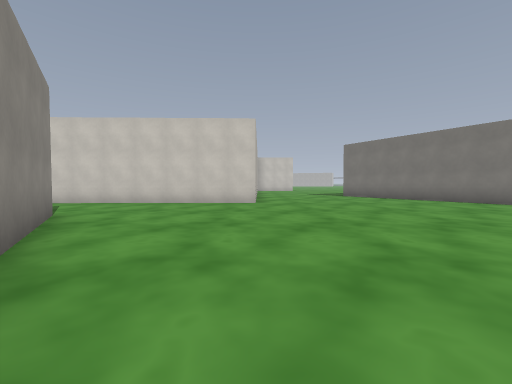
view 1 (above)

24 first-person views from a walk through a level from a Godot 3-D game. The camera is 1.3 m above the floor, tilts 2° down and sees 90° across. The floor is counted in squares, 2 m on a side. Each view is taken from the middle of a square. On the plan, view 1 faces up. The plan holds only what a view shows up to about 9 squares ahead; the rest is blank. The place goes on beyond the plan.

view 2
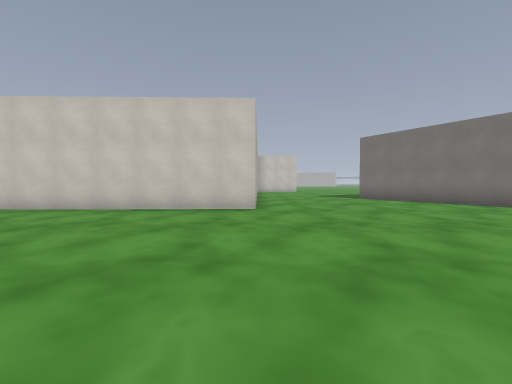

view 3
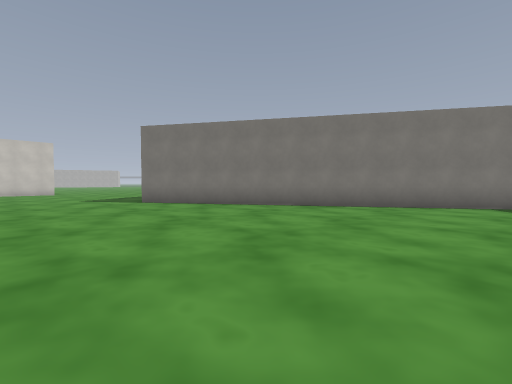

view 4
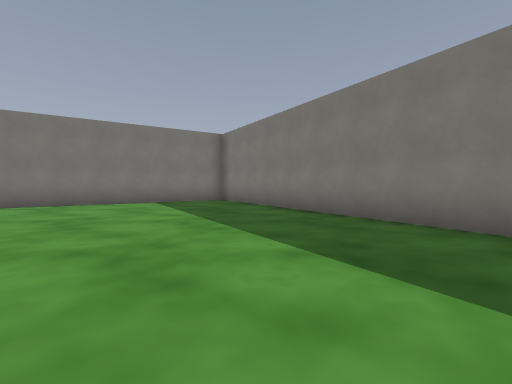

view 5
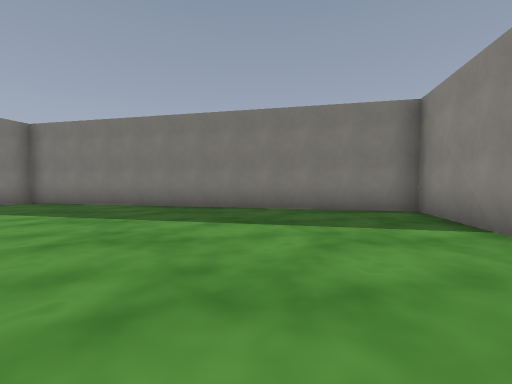

view 6
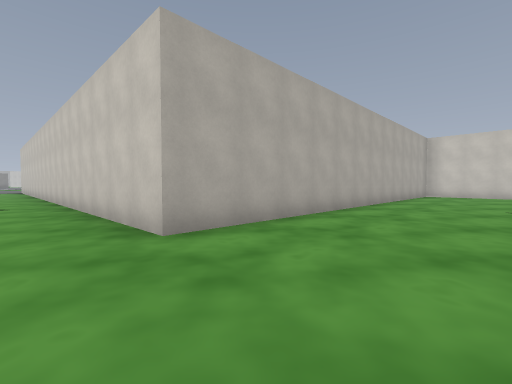

view 7
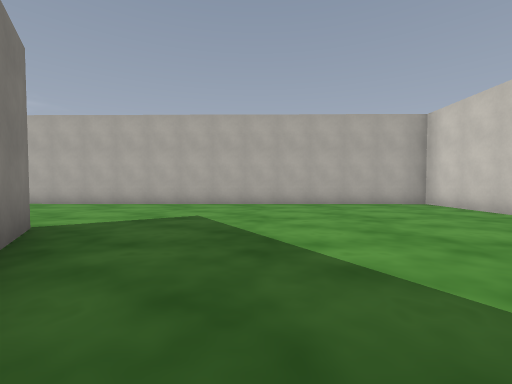

view 8
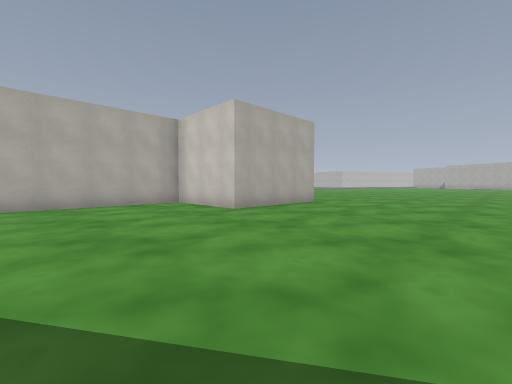

view 9
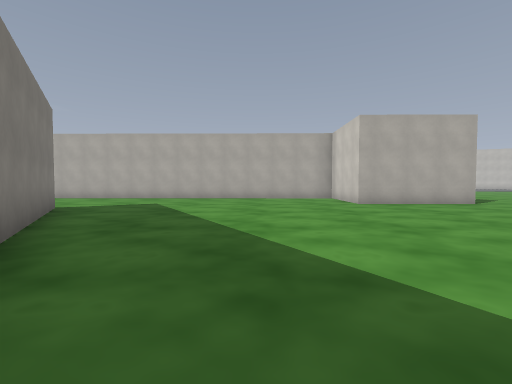

view 10
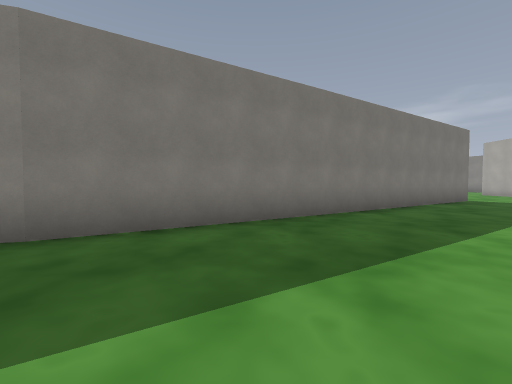

view 11
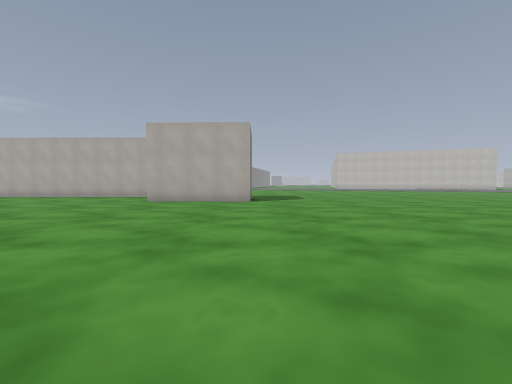

view 12
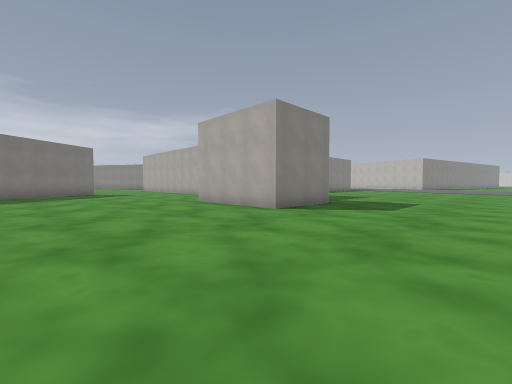

view 13
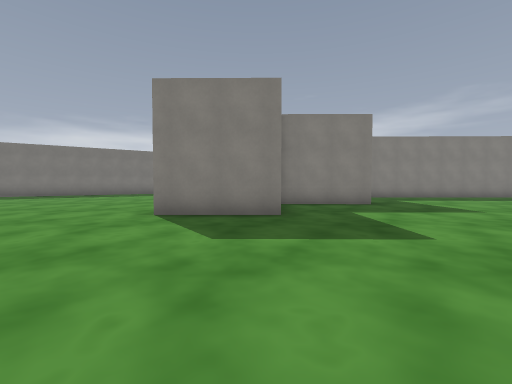

view 14
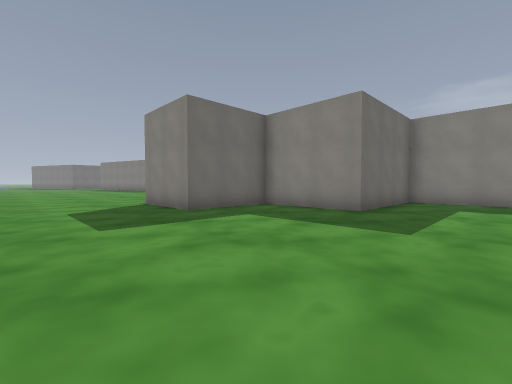

view 15
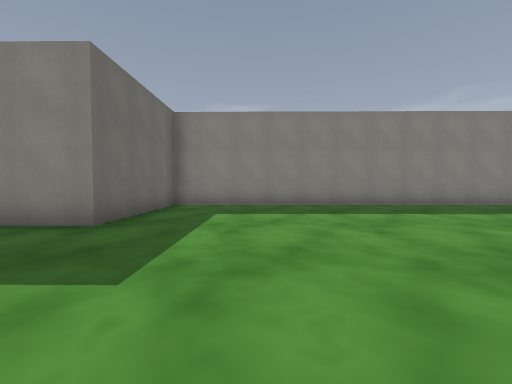

view 16
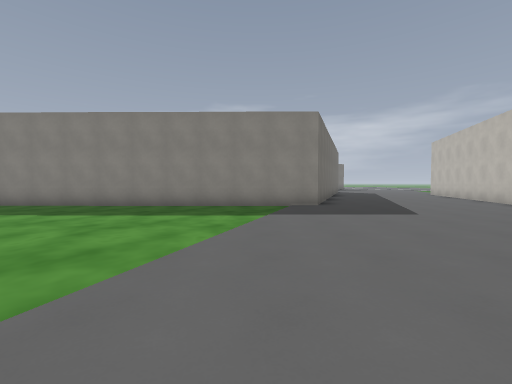

view 17
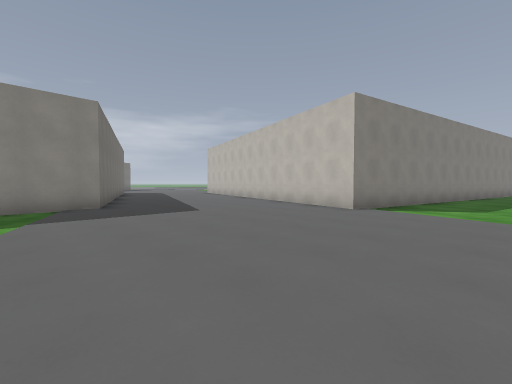

view 18
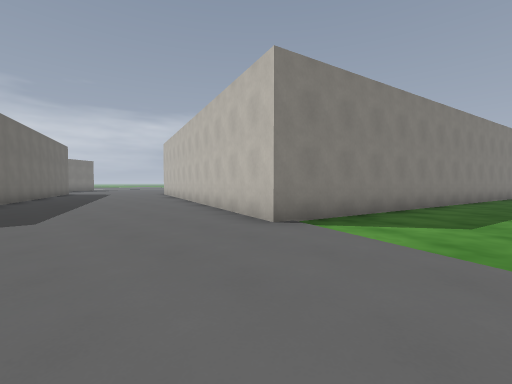

view 19
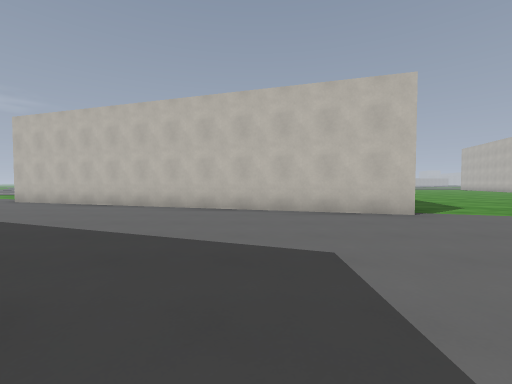

view 20
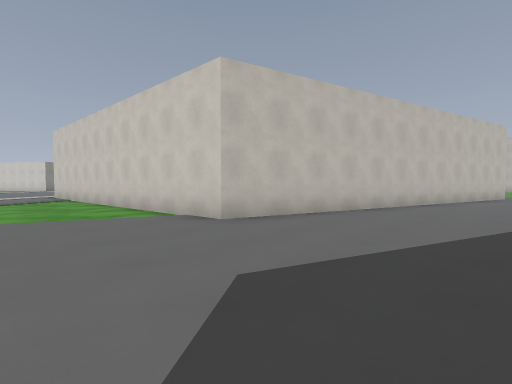

view 21
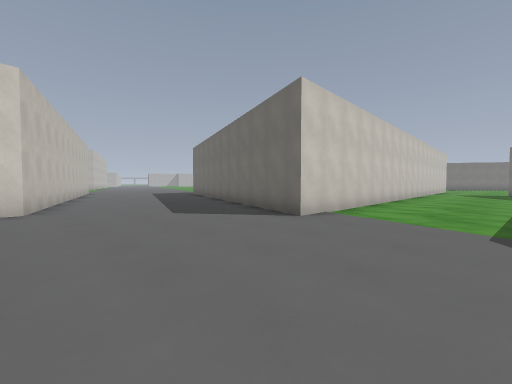

view 22
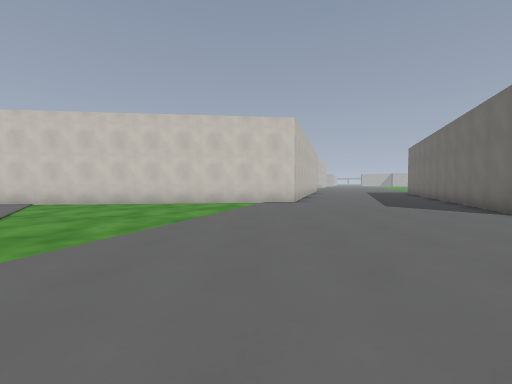

view 23
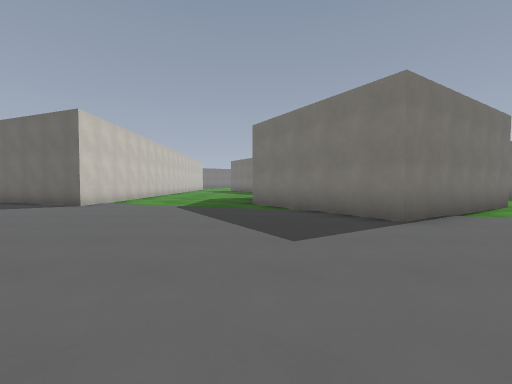

view 24
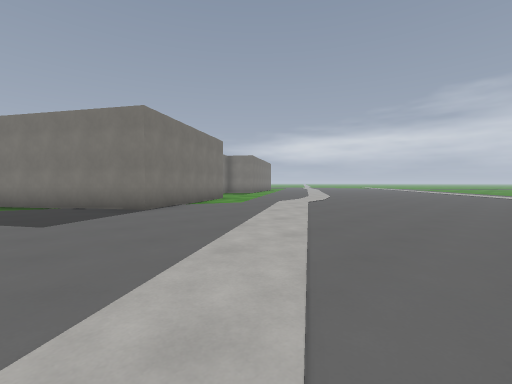

### Floor plan
Points are (right, up) in squares from view 1. A wall is a line through its corners. A room is listed if a view was taken in it or the views show most of it. See-through windows are left out.
Room 1 (views 1, 2, 3, 4, 5, 6, 7, 8, 9, 10, 11, 12, 13, 14, 15, 16, 17, 18, 19)
walls: (-16.6, 13.8) (-14.8, 18.5) (-2.6, 18.4) (-2.5, 22.1) (0.5, 22.1) (0.5, 24.8) (3.1, 24.8) (3, 21.2) (0.1, 21.2) (0, 8.4) (-2.5, 8.3); (-4.1, 5.2) (-2.2, 2.2); (-18, 10.2) (-17.3, 12); (-0.1, -1.3) (1.3, -3.5); (1.8, -3.6) (11, 2.3) (4.3, 12.9) (14.6, 19.2); (-28, 25.3) (-19.2, 23.2) (-22.7, 11.8)
ways out: opening at (-20.5, 11.5) to room 2; opening at (-2.3, 7) to room 2
Room 2 (views 20, 21, 22, 23, 24)
walls: (-22.7, 11.8) (-31.9, 10.8); (-19.2, -3.6) (-21.7, 0.5) (-17.7, 3.1); (-13.3, 8.1) (-18.8, 7.9) (-18, 10.2); (-2.5, 8.3) (-8.6, 8.2)
ways out: opening at (-20.5, 11.5) to room 1; opening at (-2.3, 7) to room 1

Positions as (right, up) in squares from view 1, and headings:
1: (0, 0), facing up
2: (0, 2), facing up
3: (1, 4), facing up-right
4: (1, 1), facing right
5: (0, 3), facing down-right
6: (3, 7), facing up-left
7: (8, 16), facing left
8: (8, 17), facing up-left
9: (11, 18), facing left
10: (12, 22), facing down
11: (12, 25), facing left
12: (8, 29), facing down-left
13: (1, 30), facing down
14: (-5, 28), facing down-right
15: (-5, 26), facing down
16: (-13, 26), facing down
17: (-13, 26), facing down-left
18: (-16, 26), facing down-left
19: (-14, 20), facing left
20: (-19, 9), facing up-left
21: (-23, 5), facing up-right
22: (-24, 3), facing up
23: (-26, 3), facing right
24: (-28, 3), facing down-right
